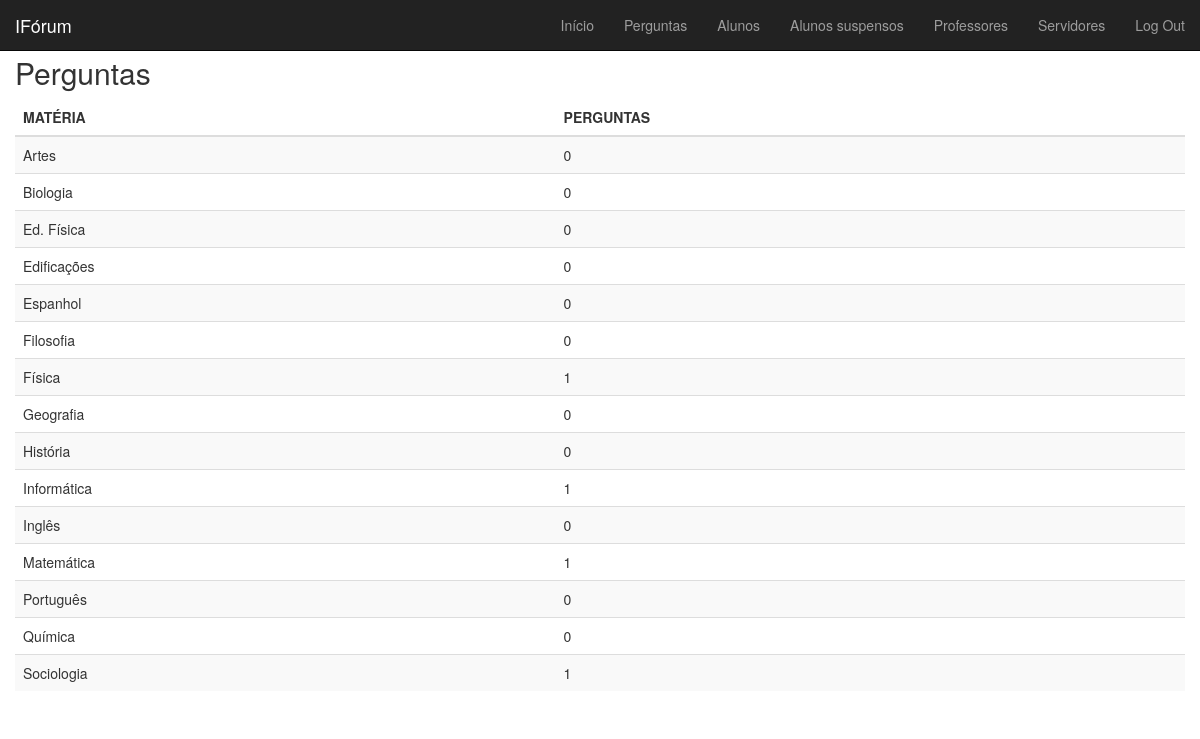
The page /admin/perguntas.php on the database its author committed.
### tables this page shows
CREATE TABLE `formacao` (
  `id` int(3) NOT NULL,
  `materia` varchar(20) NOT NULL,
  `eixo_id` int(3) NOT NULL
);

### admin/perguntas.php (the view, shortened to what this page needs)
<?php
require_once '../conexao/conexao.php';
?>
<!DOCTYPE html>
<html lang="en">
<head>
    <?php include_once 'inc/css.php'; ?>
</head>
<body>
    <?php include_once 'inc/navbar.php'; ?>
    <div id="main" class="container-fluid">
        <?php include_once 'inc/top.php'; ?>
        <div id="list" class="row">
            <div class="table-responsive col-md-12">
                <table class="table table-striped" cellspacing="0" cellpadding="0">
                    <thead>
                        <tr>
                            <th>MATÉRIA</th>
                            <th>PERGUNTAS</th>
                        </tr>
                    </thead>
                    <tbody>
                        <?php
                        $sql = "SELECT id AS idFormacao, materia FROM formacao";
                        $sql .= " ORDER BY materia ASC";
                        $query = mysqli_query($conn, $sql);
                        while($result = mysqli_fetch_assoc($query)) {
                            $sql_count = "SELECT COUNT(id) AS totalPerguntas, formacao_id FROM perguntas WHERE formacao_id = '$result[idFormacao]'";
                            $query_count = mysqli_query($conn, $sql_count);
                            $result_count = mysqli_fetch_assoc($query_count);
                        ?>
                        <tr>
                            <td><?php echo $result['materia']; ?></td>
                            <td><?php echo $result_count['totalPerguntas']; ?></td>
                        </tr>
                        <?php } ?>
                     </tbody>
                </table>
            </div>
        </div>
    </div>
</body>
</html>

### css/admin.css (style rules this page uses)
#main { margin-top: 3%; }

### rows shown on the page
formacao: materia "Artes", totalPerguntas "0"
formacao: materia "Biologia", totalPerguntas "0"
formacao: materia "Ed. Física", totalPerguntas "0"
formacao: materia "Edificações", totalPerguntas "0"
formacao: materia "Espanhol", totalPerguntas "0"
formacao: materia "Filosofia", totalPerguntas "0"
formacao: materia "Física", totalPerguntas "1"
formacao: materia "Geografia", totalPerguntas "0"
formacao: materia "História", totalPerguntas "0"
formacao: materia "Informática", totalPerguntas "1"
formacao: materia "Inglês", totalPerguntas "0"
formacao: materia "Matemática", totalPerguntas "1"
formacao: materia "Português", totalPerguntas "0"
formacao: materia "Química", totalPerguntas "0"
formacao: materia "Sociologia", totalPerguntas "1"

### other values the page prints
$pagina "Perguntas"
